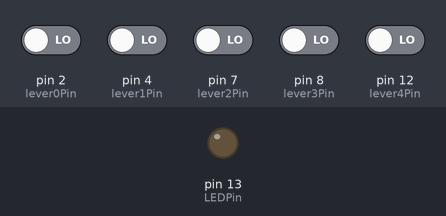
The sketch below on a simulated Arduino Uno, built with avr-gcc and run on an emulated ATmega328P. Parts: output pins drawn as LEDs (lit = HIGH). The test bench sets the inputs (shaded band); at power-on: pin 2 (lever0Pin), pin 4 (lever1Pin), pin 7 (lever2Pin), pin 8 (lever3Pin), pin 12 (lever4Pin) LOW. What the sketch prints to the serial monitor is not drawn.

Above: at 1.2 s.
1.3 s: pin 2 (lever0Pin) driven HIGH
Timing chart, 0 to 4.3 s (numbered marks = the images above; inputs shaded):
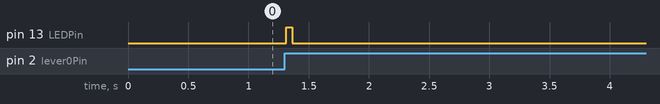

Measured:
- after the input at 1.3 s, pin 13 (LEDPin): LOW → HIGH at once, → LOW 0.05 s later

The sketch:

arduino.ino
```cpp
float prevLever0State;
float prevLever1State;
float prevLever2State;
float prevLever3State;
float prevLever4State;

const int lever0Pin = 2;
const int lever1Pin = 4;
const int lever2Pin = 7;
const int lever3Pin = 8;
const int lever4Pin = 12;


const int LEDPin = 13;

void setup() {
  // put your setup code here, to run once:
  Serial.begin(9600);
  pinMode(lever0Pin, INPUT);
  pinMode(lever1Pin, INPUT);
  pinMode(lever2Pin, INPUT);
  pinMode(lever3Pin, INPUT);
  pinMode(lever4Pin, INPUT);

  // pinMode(lever0Pin, INPUT_PULLUP);
  // pinMode(lever1Pin, INPUT_PULLUP);
  // pinMode(lever2Pin, INPUT_PULLUP);
  // pinMode(lever3Pin, INPUT_PULLUP);
  // pinMode(lever4Pin, INPUT_PULLUP);

  pinMode(LEDPin, OUTPUT);
}

void loop() {
  int lever0 = digitalRead(lever0Pin);
  int lever1 = digitalRead(lever1Pin);
  int lever2 = digitalRead(lever2Pin);
  int lever3 = digitalRead(lever3Pin);
  int lever4 = digitalRead(lever4Pin);

// to make sure circuit is working properly
  if(prevLever0State == LOW && lever0 == HIGH){
    // Serial.println("lever0 pushed");
    digitalWrite(LEDPin, HIGH);
  } else if(prevLever1State == LOW && lever1 == HIGH){
    // Serial.println("lever0 pushed");
    digitalWrite(LEDPin, HIGH);
  } else if(prevLever2State == LOW && lever2 == HIGH){
    // Serial.println("lever0 pushed");
    digitalWrite(LEDPin, HIGH);
  } else if(prevLever3State == LOW && lever3 == HIGH){
    // Serial.println("lever0 pushed");
    digitalWrite(LEDPin, HIGH);
  } else if(prevLever4State == LOW && lever4 == HIGH){
    // Serial.println("lever0 pushed");
    digitalWrite(LEDPin, HIGH);
  } else{
    digitalWrite(LEDPin, LOW);
  }
  prevLever0State = lever0;
  prevLever1State = lever1;
  prevLever2State = lever2;
  prevLever3State = lever3;
  prevLever4State = lever4;

  Serial.print(lever0);
  Serial.print(",");
  Serial.print(lever1);
  Serial.print(",");
  Serial.print(lever2);
  Serial.print(",");
  Serial.print(lever3);
  Serial.print(",");
  Serial.print(lever4);
  Serial.println();

  delay(50);
}
```
